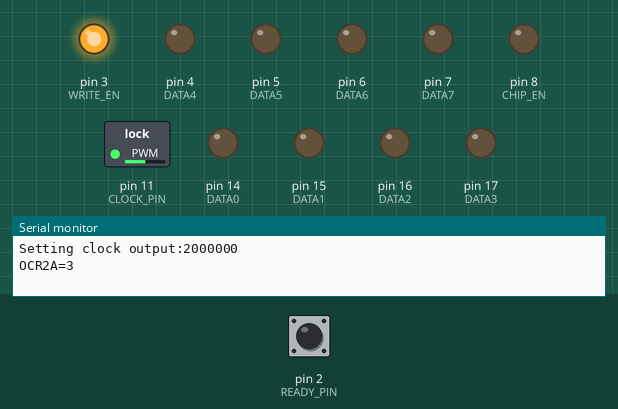
A sketch run on a simulated Arduino Uno, built with avr-gcc and run on an emulated ATmega328P. Shown: switched loads named in the sketch (green lamp = pin HIGH), output pins drawn as LEDs (lit = HIGH), the last lines printed to the serial monitor. The test bench sets the inputs (shaded band); at power-on: pin 2 (READY_PIN) HIGH.

Above: at 1.2 s.
1.3 s: pin 2 (READY_PIN) pulled LOW for 0.15 s
At 2.5 s:
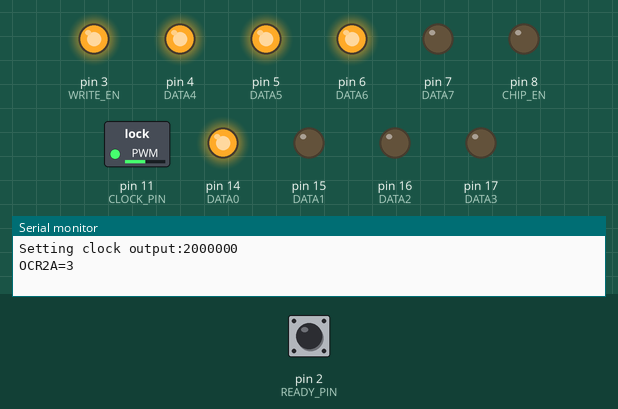
2.9 s: pin 2 (READY_PIN) pulled LOW for 1 s
At 5.0 s:
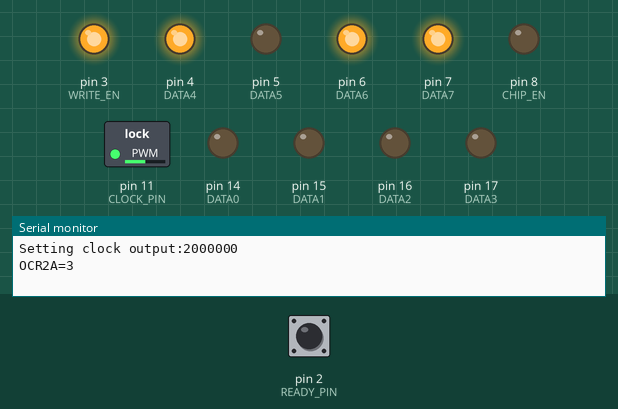
5.4 s: pin 2 (READY_PIN) pulled LOW for 0.15 s
At 6.7 s:
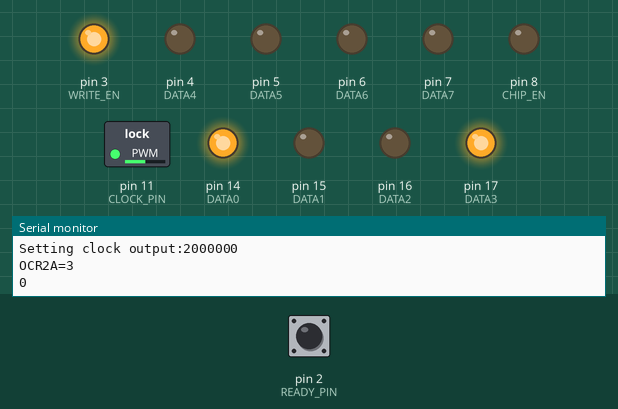
7.0 s: pin 2 (READY_PIN) pulled LOW for 3.2 s
At 7.3 s:
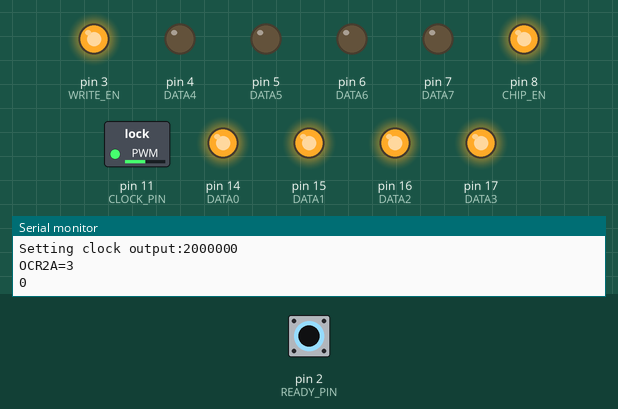
11.7 s: pin 2 (READY_PIN) pulled LOW for 0.15 s
At 12.8 s:
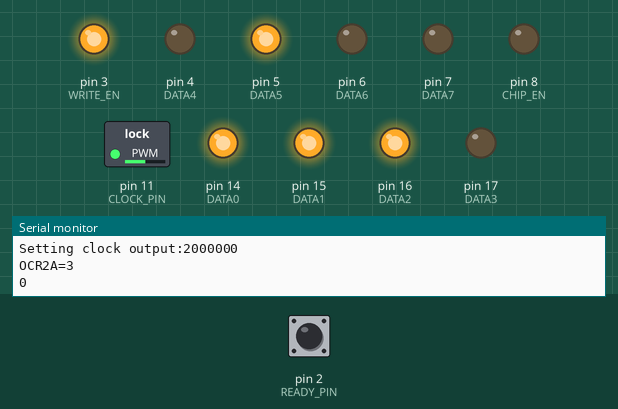
13.3 s: pin 2 (READY_PIN) pulled LOW for 1 s
At 15.3 s:
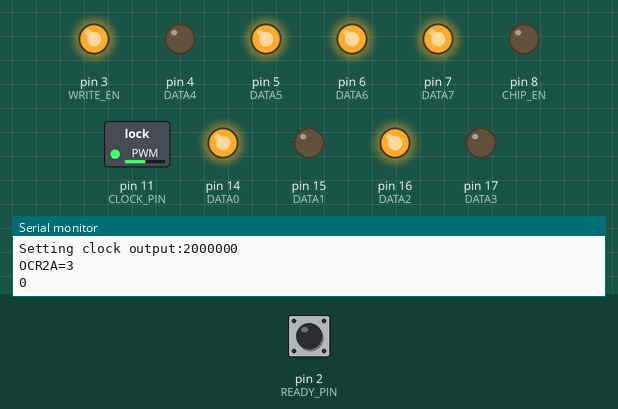
Timing chart, 0 to 16.8 s (numbered marks = the images above; inputs shaded):
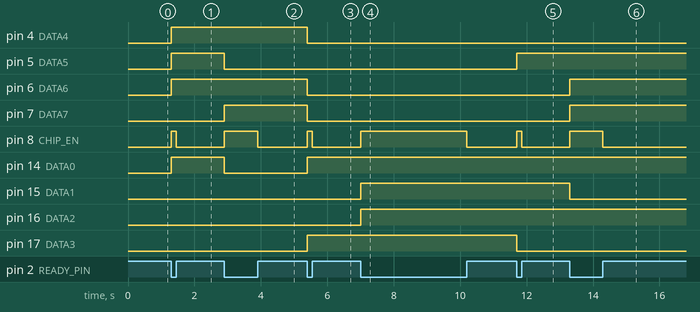

The sketch:

SN76489.ino
```cpp
#include "mario_theme.h"
#include "mario_gameover.h"
#include "mario_underworld.h"
#include "mario_starman.h"
#include "mario_death.h"

#define CLOCK_PIN 11 // D11 - OCR2A
#define CHIP_EN 8 // D8
#define CLOCK_FREQ_MHZ 2000000L // 2 MHz
#define READY_PIN 2 // D2
#define WRITE_EN 3 // D3

#define DATA0 14 //A0
#define DATA1 15 //A1
#define DATA2 16 //A2
#define DATA3 17 //A3
#define DATA4 4 // D4
#define DATA5 5 // D5
#define DATA6 6 // D6
#define DATA7 7 // D7

// Playback global used to specific the song playing:
struct MIDIsong *current_song=0; // pointer to MIDIsong structure
uint16_t current_num = 0;
long last_millis = 0;
long channel_start[3] = {0,0,0}; // absolute time in milliseconds
uint16_t channel_duration[3] = {0,0,0};
long last_beat=0;
uint8_t beating=0;

void setup() {
  // put your setup code here, to run once:
  Serial.begin(115200);

  pinMode(READY_PIN, INPUT_PULLUP);

  digitalWrite(WRITE_EN, HIGH);
  digitalWrite(CHIP_EN, HIGH);

  pinMode(WRITE_EN, OUTPUT);
  pinMode(CHIP_EN, OUTPUT);

  // Data output pins:
  pinMode(DATA0, OUTPUT); // LSB
  pinMode(DATA1, OUTPUT);
  pinMode(DATA2, OUTPUT);
  pinMode(DATA3, OUTPUT);
  pinMode(DATA4, OUTPUT);
  pinMode(DATA5, OUTPUT);
  pinMode(DATA6, OUTPUT);
  pinMode(DATA7, OUTPUT); // MSB

  Serial.print("Setting clock output:");
  Serial.println(CLOCK_FREQ_MHZ);

   // Set up the high frequency clock output

    pinMode(CLOCK_PIN, OUTPUT);

    // Use CTC mode:
    // freq = F_CPU / 2*N*(OCR0A+1)
    // From the datasheet this appears to be classified as a "non-PWM mode"
    //
    // There is no error checking in the below. A maximum requested clock would have OCR0A = 255
    // meaning an output frequency of F_CPU/(2*256), i.e. 31.25 kHz @ 16 MHz F_CPU
    // Frequencies requested that are slower will overflow OCR0A and cause unpredictable results!

    // Also 2*CLOCK_FREQ_MHZ MUST BE DIVISIBLE INTO F_CPU, i.e. if F_CPU = 16 MHz:
    // OCR0A = 0, CLOCK_FREQ_MHz = 8 MHz
    // OCR0A = 1, CLOCK_FREQ_MHZ = 4 MHz
    // OCR0A = 2, CLOCK_FREQ_MHZ = 2.66 MHz
    // OCR0A = 3, CLOCK_FREQ_MHZ = 2 MHz
    // ...
    // OCR0A = 7, CLOCK_FREQ_MHZ = 1 MHz
    // etc

    // From the datasheet: "The waveform generated will have a maximum frequency of fOC0 = fclk_I/O/2
    // when OCR0A is set to zero (0x00).

    // CS00 set = ClkI/O / 1 i.e. no prescaling on system clock
    // WGM01 set = Mode 2 = CTC. TOP = OCRA, Update OCRx at "Intermediate"
    // COM0A0 = OC0A output is toggled in CTC mode ("non-PWM Mode")
    // COM0B0 = OC0B output is toggled in CTC mode

    /*
    TCCR0A = _BV(COM0B0) | _BV(WGM01);
    TCCR0B = _BV(CS00);

    OCR0A = (F_CPU/(2*CLOCK_FREQ_MHZ))-1; // OCRA defined in CTC mode as the top
    OCR0B = 0;
  Serial.print(", OCR0A=");
    Serial.print(OCR0A);*/

    // Use Timer2 to clock the SN76489 chip, leaving millis on Timer0 free for use :)
    TCCR2A = _BV(COM2A0) | _BV(WGM21);
    TCCR2B = _BV(CS20);

    OCR2A = (F_CPU/(2*CLOCK_FREQ_MHZ))-1; // OCRA defined in CTC mode as the top
    OCR2B = 0;

    Serial.print("OCR2A="); Serial.println(OCR2A);
}

void StartSong(struct MIDIsong *song)
{
  uint16_t resolution, milli_pqn, num_notes;

  current_song = song;
  resolution = current_song->resolution;
  milli_pqn = current_song->milli_pqn;
  num_notes = current_song->num_notes;

  current_song->curr_note = song->first_note;
  current_num = 0;
  last_millis = millis();
  last_beat = last_millis;
  beating = 0;
}

uint8_t PlayMusic(void)
{
  struct MIDInote *note; // local pointer makes code more readable

  if (current_song==0) {Serial.println("Error! No song playing!"); return 1;}
  // Get parameters for current note:
  note = current_song->curr_note;

  uint8_t qrt;
  uint16_t rel_millis;

  // Check if notes in the channels have expired
  for (uint8_t c=0;c<3;c++)
  {
    if (channel_duration[c]>0) // Then means the channel is active
    if ((millis()-channel_start[c])>=channel_duration[c]) // Note has expired on this channel
    {
    // Switch off channel c (attentuation = 0x0f)
    SendByte_SN76490((1<<7) | (c<<5) | (1<<4) | (0b1111));
    //Serial.print("Channel OFF:"); Serial.print(c);Serial.print(:");
    //Serial.print(millis()); Serial.print(":"); Serial.print(channel_start[c]); Serial.print(":"); Serial.print(channel_duration[c]);
    channel_duration[c] = 0; // means channel is free

    //Serial.print("Note OFF on channel:"); Serial.println(c);
    }
  }

  if (current_num>=current_song->num_notes) // reached the end of the song
  {
       if (channel_duration[0]+channel_duration[1]+channel_duration[2]==0) // no channels still playing final notes
       {
        current_song = 0; // Nullify the pointer
        SendByte_SN76490(0b11111111); // Stop the noise channel
        return 1;  // Means the song has stopped (or there was an error)
       }
       return 0;
  }

  if (millis()-last_beat>=2*current_song->milli_pqn)
  {
    // Start beat
    SendByte_SN76490(0b11110000); // Noise channel on
    SendByte_SN76490(0b11100100); // Noise channel configure NF0 = NF1 = 0 = N/512 shift rate, FB = 1 = White noise

    //Serial.println("*");

    last_beat=millis();
    beating = 1;
  }

  if (beating) // stop drum beat
  {
    if (millis()-last_beat>=20) // Beat length = 50 ms
    {
      SendByte_SN76490(0b11111111); // Noise channel off
      beating = 0;
    }
  }

  // Is it time to play the pending note?
  qrt = pgm_read_byte(&note->quant_reltick);
  rel_millis=((uint32_t)qrt*32*current_song->milli_pqn/current_song->resolution);

  if ((millis()-last_millis)>=(rel_millis))  // Time has elapsed, so play note on a free channel
  {
    // Find channel:
    uint8_t select_channel=0;
    for (uint8_t c=0;c<3;c++)
    {
      if (channel_duration[c]==0) {select_channel=c+1; break;}
    }

    if (select_channel>0)
    {
      select_channel--;
      //Serial.print("Note ON on channel:"); Serial.print(select_channel);Serial.print(":");
      uint8_t d;
      uint16_t duration_millis;

      d = pgm_read_byte(&note->duration);
      duration_millis = ((uint16_t)current_song->milli_pqn * 4)/(uint16_t)d;
      duration_millis *= 0.95f;
      //Serial.print(":"); Serial.print(d); Serial.print(":");Serial.print(duration_millis);Serial.print("#");
      PlayNote(note, select_channel);

      last_millis = millis();
      channel_start[select_channel] = last_millis; // Save start time in millis
      channel_duration[select_channel] = duration_millis;

      current_song->curr_note++; // Advance to next note
      Serial.println(current_num);
      current_num++;
    }
    else
    {
      Serial.println("No free channels... waiting...");
    }
  } // time to play a new note.
  return 0; // 0 means we're still playing the song
}

void SendByte_SN76490(uint8_t data)
{

  digitalWrite(CHIP_EN, LOW); // Enable CHIP (active low)

  while (digitalRead(READY_PIN)){};  // Wait until READY is LOW

  // Put data on data bus.
  digitalWrite(DATA7, data & (1<<0) ? HIGH:LOW);
  digitalWrite(DATA6, data & (1<<1) ? HIGH:LOW);
  digitalWrite(DATA5, data & (1<<2) ? HIGH:LOW);
  digitalWrite(DATA4, data & (1<<3) ? HIGH:LOW);
  digitalWrite(DATA3, data & (1<<4) ? HIGH:LOW);
  digitalWrite(DATA2, data & (1<<5) ? HIGH:LOW);
  digitalWrite(DATA1, data & (1<<6) ? HIGH:LOW);
  digitalWrite(DATA0, data & (1<<7) ? HIGH:LOW);

  // Pulse WRITE_EN
  digitalWrite(WRITE_EN,LOW);
  delayMicroseconds(100);
  digitalWrite(WRITE_EN,HIGH);

  // Wait until READY is HIGH
  digitalWrite(CHIP_EN,HIGH);
  while(!digitalRead(READY_PIN)){};// Make sure READY is HIGH
}

void PlayNote(struct MIDInote *note, uint8_t channel)
{
    uint8_t p,v;

    float freq;
    uint16_t n10bit;
    uint8_t scaled_vel,atten; // Take volume and convert to attenuation (0-15)

    p = pgm_read_byte(&note->pitch);
    v = pgm_read_byte(&note->velocity);

    // pitch is midi note 0-127
    // velocity is volume essentially 0-127

    freq = (p-69)/12.0f;
    freq = pow(2,freq)*440.0f;
    // Now we have the frequency, calculate the 10-bit number to send to the SN76489
    n10bit = int(round(CLOCK_FREQ_MHZ/(freq*32.0)));

    if (n10bit>1023)
    {
      Serial.println("Error! Pitch cannot be represented in 10-bits with this CLOCK_FREQ_MHZ!");
      //while(1);
    }
    // The attenuation bit pattern is somewhat the inverse of the volume
    // the more bits, the greater the attenuation (the lower the volume)

   // equivalent to:
   // A3 A2 A1 A0
   // 0  0  0  0   0 = 0 db = Full volume i.e. MIDI velocity = 127
   // 1  0  0  0   8 = -2 db
   // 0  1  0  0   4 = -4 db
   // 0  0  1  0   2 = -8 db
   // 0  0  0  1   1 = -16 db
   // 1  1  1  1   15 = CHANNEL OFF - i.e. MIDI velocity = 0

  v = v&127; // make sure volume is within expected range
  atten = (127-v); // Atten = 0 for 127 volume, and 127 for 0 volume
  atten >>= 3;

  atten = 0; // Max volume!

  // We've now calculated the 10-bits to describe the frequency, and the attenuation bits
  // and we were told the channel, this is enough to send off a byte for writing!
  uint8_t byte_one=0, byte_two=0, byte_three=0;

  byte_one= (1<<7) | (channel<<5) | (n10bit & 0b1111);
  byte_two = (n10bit>>4) & 0b00111111;
  byte_three = (1<<7) | (channel<<5) | (1<<4) | (atten & 0b1111);

  //Serial.print(channel); Serial.print(","); Serial.print(n10bit); Serial.print(","); Serial.print(atten); Serial.print(",");
  SendByte_SN76490(byte_one);
  SendByte_SN76490(byte_two);

  SendByte_SN76490(byte_three);
}

//void StartMusic(struct MIDI
void loop() {
  // put your main code here, to run repeatedly:

  StartSong(&mario_gameover); while(!PlayMusic());
  StartSong(&mario_death); while(!PlayMusic());
  StartSong(&mario_starman); while(!PlayMusic());

  SendByte_SN76490(0b11111111); // Noise channel off
  SendByte_SN76490(0b10011111); // Channel 2 off
  SendByte_SN76490(0b10111111); // Channel 1 off
  SendByte_SN76490(0b11011111); // Channel 0 off

  SendByte_SN76490(0b10001110);
  SendByte_SN76490(0b00001011);

  Serial.println("Sent");

  long timer=millis();

  while(millis()-timer<1000);

  SendByte_SN76490(0b10011111);
  Serial.println("Sent");

  while(1)
  {
    if (PlayMusic())
    {
      Serial.println("Song ended!");
      StartSong(&mario_theme);
      //break;
    }
  }
  while(1);
}
```

mario_gameover.h
```cpp
//Auto-generated code for MIDI conversion
#ifndef MIDI_STRUCTS
struct MIDIsong {
  uint16_t resolution;
  uint16_t milli_pqn;
  uint16_t num_notes;
  struct MIDInote *first_note;
  struct MIDInote *curr_note;
};

struct MIDInote {
uint8_t quant_reltick;
uint8_t pitch;
uint8_t duration;
uint8_t velocity;
};

#define MIDI_STRUCTS
#endif

static const struct MIDInote mario_gameover_notes[] PROGMEM={
{0,64,4,61},
{0,72,4,75},
{0,55,4,69},
{96,60,4,56},
{0,67,4,70},
{0,52,4,64},
{96,55,2,56},
{0,64,2,70},
{0,48,2,64},
{63,69,3,69},
{0,65,1,64},
{0,53,1,64},
{43,71,3,64},
{43,69,3,64},
{42,68,2,69},
{0,65,1,64},
{0,49,1,64},
{65,70,2,64},
{63,68,2,69},
{65,64,4,64},
{0,67,1,64},
{0,48,1,64},
{32,62,4,64},
{32,64,1,64}
};
static const struct MIDIsong mario_gameover = {1024,150,24,&mario_gameover_notes[0],0};
```

Source omitted: mario_death.h (data table, 859 bytes), mario_starman.h (data table, 2558 bytes), mario_theme.h (data table, 24363 bytes), io_underworld.h (data table, 2934 bytes)

Measured:
- after the input at 1.3 s, pin 4 (DATA4), pin 5 (DATA5), pin 6 (DATA6), pin 14 (DATA0): LOW → HIGH at once; pin 8 (CHIP_EN): LOW → HIGH at once, → LOW 0.15 s later
- after the input at 2.9 s, pin 5 (DATA5), pin 14 (DATA0): HIGH → LOW at once; pin 7 (DATA7): LOW → HIGH at once; pin 8 (CHIP_EN): LOW → HIGH at once, → LOW 1.0 s later
- after the input at 5.4 s, pin 4 (DATA4), pin 6 (DATA6), pin 7 (DATA7): HIGH → LOW at once; pin 8 (CHIP_EN): LOW → HIGH at once, → LOW 0.15 s later; pin 14 (DATA0), pin 17 (DATA3): LOW → HIGH at once
- after the input at 7.0 s, pin 8 (CHIP_EN): LOW → HIGH at once, → LOW 3.2 s later; pin 15 (DATA1), pin 16 (DATA2): LOW → HIGH at once
- after the input at 11.7 s, pin 5 (DATA5): LOW → HIGH at once; pin 8 (CHIP_EN): LOW → HIGH at once, → LOW 0.15 s later; pin 17 (DATA3): HIGH → LOW at once
- after the input at 13.3 s, pin 6 (DATA6), pin 7 (DATA7): LOW → HIGH at once; pin 8 (CHIP_EN): LOW → HIGH at once, → LOW 1.0 s later; pin 15 (DATA1): HIGH → LOW at once
